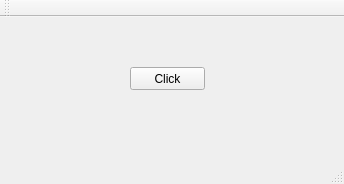
<?xml version="1.0" encoding="UTF-8"?>
<ui version="4.0">
 <class>MainWindow</class>
 <widget class="QMainWindow" name="MainWindow">
  <property name="geometry">
   <rect>
    <x>0</x>
    <y>0</y>
    <width>344</width>
    <height>184</height>
   </rect>
  </property>
  <property name="windowTitle">
   <string>Sample</string>
  </property>
  <widget class="QWidget" name="centralWidget">
   <widget class="QPushButton" name="pushButton">
    <property name="geometry">
     <rect>
      <x>130</x>
      <y>50</y>
      <width>75</width>
      <height>23</height>
     </rect>
    </property>
    <property name="text">
     <string>Click</string>
    </property>
   </widget>
  </widget>
  <widget class="QMenuBar" name="menuBar">
   <property name="geometry">
    <rect>
     <x>0</x>
     <y>0</y>
     <width>344</width>
     <height>21</height>
    </rect>
   </property>
  </widget>
  <widget class="QToolBar" name="mainToolBar">
   <attribute name="toolBarArea">
    <enum>TopToolBarArea</enum>
   </attribute>
   <attribute name="toolBarBreak">
    <bool>false</bool>
   </attribute>
  </widget>
  <widget class="QStatusBar" name="statusBar"/>
 </widget>
 <layoutdefault spacing="6" margin="11"/>
 <resources/>
 <connections/>
</ui>
